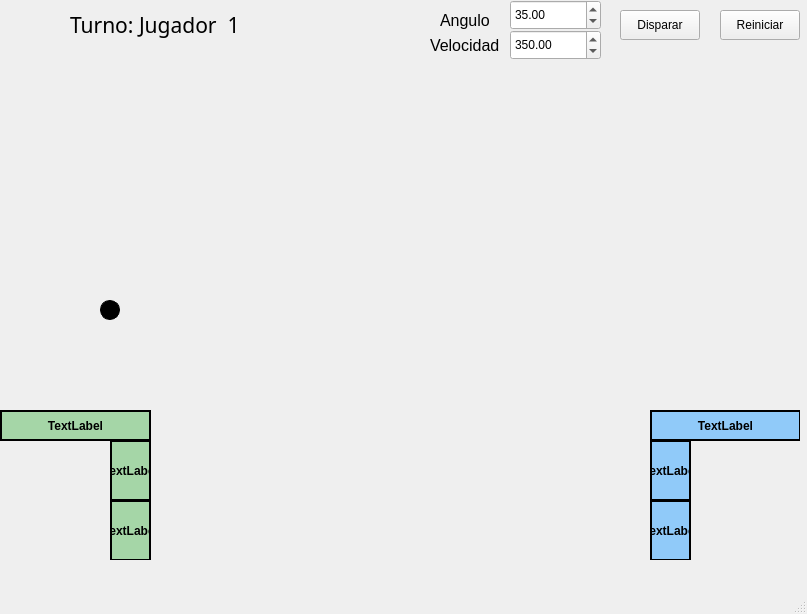
<?xml version="1.0" encoding="UTF-8"?>
<ui version="4.0">
 <class>MainWindow</class>
 <widget class="QMainWindow" name="MainWindow">
  <property name="geometry">
   <rect>
    <x>0</x>
    <y>0</y>
    <width>807</width>
    <height>614</height>
   </rect>
  </property>
  <property name="windowTitle">
   <string>MainWindow</string>
  </property>
  <widget class="QWidget" name="centralwidget">
   <widget class="QDoubleSpinBox" name="spinAngulo">
    <property name="geometry">
     <rect>
      <x>510</x>
      <y>0</y>
      <width>91</width>
      <height>30</height>
     </rect>
    </property>
    <property name="minimum">
     <double>-45.000000000000000</double>
    </property>
    <property name="maximum">
     <double>85.000000000000000</double>
    </property>
    <property name="value">
     <double>35.000000000000000</double>
    </property>
   </widget>
   <widget class="QDoubleSpinBox" name="spinVelocidad">
    <property name="geometry">
     <rect>
      <x>510</x>
      <y>30</y>
      <width>91</width>
      <height>30</height>
     </rect>
    </property>
    <property name="minimum">
     <double>50.000000000000000</double>
    </property>
    <property name="maximum">
     <double>800.000000000000000</double>
    </property>
    <property name="value">
     <double>350.000000000000000</double>
    </property>
   </widget>
   <widget class="QPushButton" name="btnDisparar">
    <property name="geometry">
     <rect>
      <x>620</x>
      <y>10</y>
      <width>80</width>
      <height>30</height>
     </rect>
    </property>
    <property name="text">
     <string>Disparar</string>
    </property>
   </widget>
   <widget class="QPushButton" name="btnReiniciar">
    <property name="geometry">
     <rect>
      <x>720</x>
      <y>10</y>
      <width>80</width>
      <height>30</height>
     </rect>
    </property>
    <property name="text">
     <string>Reiniciar</string>
    </property>
   </widget>
   <widget class="QWidget" name="escenario" native="true">
    <property name="geometry">
     <rect>
      <x>0</x>
      <y>60</y>
      <width>800</width>
      <height>500</height>
     </rect>
    </property>
    <widget class="QLabel" name="lblFondo">
     <property name="geometry">
      <rect>
       <x>0</x>
       <y>10</y>
       <width>800</width>
       <height>500</height>
      </rect>
     </property>
     <property name="text">
      <string/>
     </property>
     <property name="pixmap">
      <pixmap resource="recursos.qrc">:/Fondo.png</pixmap>
     </property>
     <property name="scaledContents">
      <bool>true</bool>
     </property>
    </widget>
    <widget class="QLabel" name="lblRival1">
     <property name="geometry">
      <rect>
       <x>20</x>
       <y>400</y>
       <width>60</width>
       <height>60</height>
      </rect>
     </property>
     <property name="autoFillBackground">
      <bool>false</bool>
     </property>
     <property name="styleSheet">
      <string notr="true">background-color: transparent;
border: none;
</string>
     </property>
     <property name="text">
      <string/>
     </property>
     <property name="pixmap">
      <pixmap resource="recursos.qrc">:/Mario.png</pixmap>
     </property>
     <property name="scaledContents">
      <bool>true</bool>
     </property>
    </widget>
    <widget class="QLabel" name="lblRival2">
     <property name="geometry">
      <rect>
       <x>730</x>
       <y>400</y>
       <width>40</width>
       <height>60</height>
      </rect>
     </property>
     <property name="styleSheet">
      <string notr="true">background-color: transparent;
border: none;
</string>
     </property>
     <property name="text">
      <string/>
     </property>
     <property name="pixmap">
      <pixmap resource="recursos.qrc">:/Toad.png</pixmap>
     </property>
     <property name="scaledContents">
      <bool>true</bool>
     </property>
    </widget>
    <widget class="QLabel" name="obs1">
     <property name="geometry">
      <rect>
       <x>110</x>
       <y>440</y>
       <width>41</width>
       <height>61</height>
      </rect>
     </property>
     <property name="layoutDirection">
      <enum>Qt::LayoutDirection::LeftToRight</enum>
     </property>
     <property name="styleSheet">
      <string notr="true">background-color: #A5D6A7; border: 2px solid black; color: black; font-weight: bold;</string>
     </property>
     <property name="text">
      <string>TextLabel</string>
     </property>
     <property name="alignment">
      <set>Qt::AlignmentFlag::AlignCenter</set>
     </property>
    </widget>
    <widget class="QLabel" name="obs2">
     <property name="geometry">
      <rect>
       <x>110</x>
       <y>380</y>
       <width>41</width>
       <height>61</height>
      </rect>
     </property>
     <property name="styleSheet">
      <string notr="true">background-color: #A5D6A7; border: 2px solid black; color: black; font-weight: bold;</string>
     </property>
     <property name="text">
      <string>TextLabel</string>
     </property>
     <property name="alignment">
      <set>Qt::AlignmentFlag::AlignCenter</set>
     </property>
    </widget>
    <widget class="QLabel" name="obs3">
     <property name="geometry">
      <rect>
       <x>0</x>
       <y>350</y>
       <width>151</width>
       <height>31</height>
      </rect>
     </property>
     <property name="styleSheet">
      <string notr="true">background-color: #A5D6A7; border: 2px solid black; color: black; font-weight: bold;</string>
     </property>
     <property name="text">
      <string>TextLabel</string>
     </property>
     <property name="alignment">
      <set>Qt::AlignmentFlag::AlignCenter</set>
     </property>
    </widget>
    <widget class="QLabel" name="obs4">
     <property name="geometry">
      <rect>
       <x>650</x>
       <y>440</y>
       <width>41</width>
       <height>61</height>
      </rect>
     </property>
     <property name="styleSheet">
      <string notr="true">background-color: #90CAF9; border: 2px solid black; color: black; font-weight: bold;</string>
     </property>
     <property name="text">
      <string>TextLabel</string>
     </property>
     <property name="alignment">
      <set>Qt::AlignmentFlag::AlignCenter</set>
     </property>
    </widget>
    <widget class="QLabel" name="obs5">
     <property name="geometry">
      <rect>
       <x>650</x>
       <y>380</y>
       <width>41</width>
       <height>61</height>
      </rect>
     </property>
     <property name="styleSheet">
      <string notr="true">background-color: #90CAF9; border: 2px solid black; color: black; font-weight: bold;</string>
     </property>
     <property name="text">
      <string>TextLabel</string>
     </property>
     <property name="alignment">
      <set>Qt::AlignmentFlag::AlignCenter</set>
     </property>
    </widget>
    <widget class="QLabel" name="obs6">
     <property name="geometry">
      <rect>
       <x>650</x>
       <y>350</y>
       <width>151</width>
       <height>31</height>
      </rect>
     </property>
     <property name="sizePolicy">
      <sizepolicy hsizetype="Preferred" vsizetype="Preferred">
       <horstretch>0</horstretch>
       <verstretch>0</verstretch>
      </sizepolicy>
     </property>
     <property name="layoutDirection">
      <enum>Qt::LayoutDirection::RightToLeft</enum>
     </property>
     <property name="autoFillBackground">
      <bool>false</bool>
     </property>
     <property name="styleSheet">
      <string notr="true">background-color: #90CAF9; border: 2px solid black; color: black; font-weight: bold;</string>
     </property>
     <property name="text">
      <string>TextLabel</string>
     </property>
     <property name="alignment">
      <set>Qt::AlignmentFlag::AlignCenter</set>
     </property>
    </widget>
    <widget class="QLabel" name="lblCanon1">
     <property name="geometry">
      <rect>
       <x>40</x>
       <y>230</y>
       <width>60</width>
       <height>40</height>
      </rect>
     </property>
     <property name="text">
      <string/>
     </property>
     <property name="pixmap">
      <pixmap resource="recursos.qrc">:/canon.png</pixmap>
     </property>
     <property name="scaledContents">
      <bool>true</bool>
     </property>
     <property name="alignment">
      <set>Qt::AlignmentFlag::AlignCenter</set>
     </property>
    </widget>
    <widget class="QLabel" name="lblCanon2">
     <property name="geometry">
      <rect>
       <x>700</x>
       <y>230</y>
       <width>60</width>
       <height>40</height>
      </rect>
     </property>
     <property name="text">
      <string/>
     </property>
     <property name="textFormat">
      <enum>Qt::TextFormat::PlainText</enum>
     </property>
     <property name="pixmap">
      <pixmap resource="recursos.qrc">:/canon2.png</pixmap>
     </property>
     <property name="scaledContents">
      <bool>true</bool>
     </property>
     <property name="alignment">
      <set>Qt::AlignmentFlag::AlignCenter</set>
     </property>
    </widget>
    <widget class="QLabel" name="lblProyectil">
     <property name="geometry">
      <rect>
       <x>100</x>
       <y>240</y>
       <width>20</width>
       <height>20</height>
      </rect>
     </property>
     <property name="styleSheet">
      <string notr="true">background-color: black; border-radius: 10px; border: 1px solid black;</string>
     </property>
     <property name="text">
      <string/>
     </property>
    </widget>
   </widget>
   <widget class="QLabel" name="lblTurno">
    <property name="geometry">
     <rect>
      <x>70</x>
      <y>10</y>
      <width>211</width>
      <height>30</height>
     </rect>
    </property>
    <property name="font">
     <font>
      <family>Segoe Print</family>
      <pointsize>16</pointsize>
     </font>
    </property>
    <property name="text">
     <string>Turno: Jugador  1</string>
    </property>
   </widget>
   <widget class="QLabel" name="lblAngulo">
    <property name="geometry">
     <rect>
      <x>440</x>
      <y>5</y>
      <width>61</width>
      <height>30</height>
     </rect>
    </property>
    <property name="font">
     <font>
      <pointsize>12</pointsize>
     </font>
    </property>
    <property name="text">
     <string>Angulo</string>
    </property>
   </widget>
   <widget class="QLabel" name="label">
    <property name="geometry">
     <rect>
      <x>430</x>
      <y>30</y>
      <width>71</width>
      <height>30</height>
     </rect>
    </property>
    <property name="font">
     <font>
      <pointsize>12</pointsize>
     </font>
    </property>
    <property name="text">
     <string>Velocidad</string>
    </property>
   </widget>
  </widget>
  <widget class="QMenuBar" name="menubar">
   <property name="geometry">
    <rect>
     <x>0</x>
     <y>0</y>
     <width>807</width>
     <height>21</height>
    </rect>
   </property>
  </widget>
  <widget class="QStatusBar" name="statusbar"/>
 </widget>
 <resources>
  <include location="recursos.qrc"/>
 </resources>
 <connections/>
</ui>
